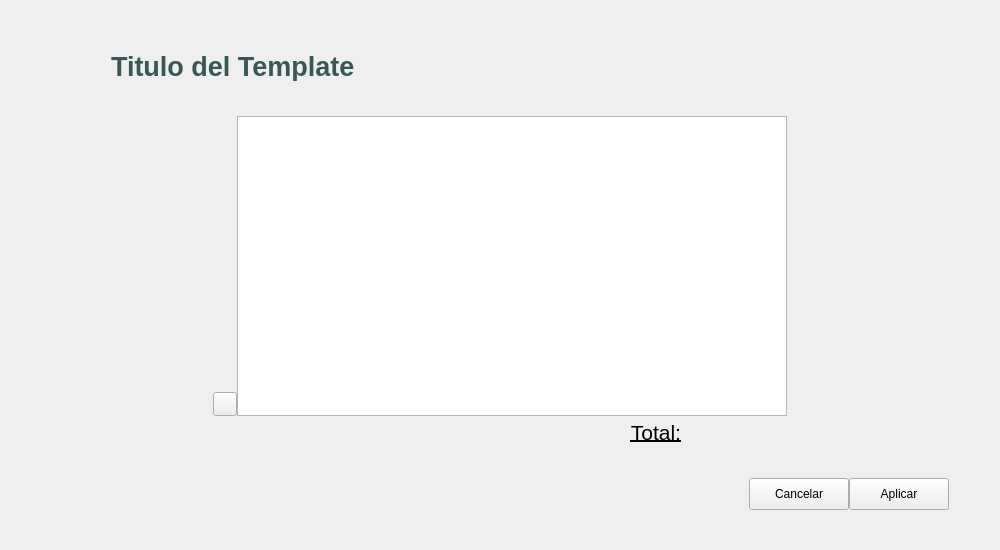
<?xml version="1.0" encoding="UTF-8"?>
<ui version="4.0">
 <class>TableViewTemplate</class>
 <widget class="QWidget" name="TableViewTemplate">
  <property name="geometry">
   <rect>
    <x>0</x>
    <y>0</y>
    <width>1000</width>
    <height>550</height>
   </rect>
  </property>
  <property name="windowTitle">
   <string>Form</string>
  </property>
  <layout class="QGridLayout" name="gridLayout">
   <item row="1" column="0">
    <layout class="QVBoxLayout" name="verticalLayout_5">
     <item>
      <layout class="QHBoxLayout" name="horizontalLayout_7">
       <item>
        <spacer name="horizontalSpacer_4">
         <property name="orientation">
          <enum>Qt::Horizontal</enum>
         </property>
         <property name="sizeHint" stdset="0">
          <size>
           <width>40</width>
           <height>20</height>
          </size>
         </property>
        </spacer>
       </item>
       <item>
        <layout class="QVBoxLayout" name="verticalLayout_2">
         <item>
          <layout class="QHBoxLayout" name="horizontalLayout">
           <property name="spacing">
            <number>0</number>
           </property>
           <item>
            <layout class="QVBoxLayout" name="verticalLayout">
             <property name="spacing">
              <number>0</number>
             </property>
             <item>
              <spacer name="verticalSpacer">
               <property name="orientation">
                <enum>Qt::Vertical</enum>
               </property>
               <property name="sizeHint" stdset="0">
                <size>
                 <width>20</width>
                 <height>40</height>
                </size>
               </property>
              </spacer>
             </item>
             <item>
              <widget class="QPushButton" name="pushBtnNewRow">
               <property name="minimumSize">
                <size>
                 <width>24</width>
                 <height>24</height>
                </size>
               </property>
               <property name="maximumSize">
                <size>
                 <width>24</width>
                 <height>24</height>
                </size>
               </property>
               <property name="icon">
                <iconset resource="../../media.qrc">
                 <normaloff>:/icons/Resources/imgs/icons/setDefault/Hospital-24.png</normaloff>:/icons/Resources/imgs/icons/setDefault/Hospital-24.png</iconset>
               </property>
               <property name="iconSize">
                <size>
                 <width>24</width>
                 <height>24</height>
                </size>
               </property>
              </widget>
             </item>
            </layout>
           </item>
           <item>
            <widget class="QTableView" name="tableView">
             <property name="minimumSize">
              <size>
               <width>550</width>
               <height>300</height>
              </size>
             </property>
             <property name="maximumSize">
              <size>
               <width>16777215</width>
               <height>16777215</height>
              </size>
             </property>
             <property name="alternatingRowColors">
              <bool>true</bool>
             </property>
             <property name="sortingEnabled">
              <bool>true</bool>
             </property>
            </widget>
           </item>
          </layout>
         </item>
         <item>
          <layout class="QHBoxLayout" name="horizontalLayout_3">
           <item>
            <spacer name="horizontalSpacer">
             <property name="orientation">
              <enum>Qt::Horizontal</enum>
             </property>
             <property name="sizeHint" stdset="0">
              <size>
               <width>40</width>
               <height>20</height>
              </size>
             </property>
            </spacer>
           </item>
           <item>
            <layout class="QHBoxLayout" name="horizontalLayout_2">
             <item>
              <widget class="QLabel" name="labelTotalLabel">
               <property name="minimumSize">
                <size>
                 <width>100</width>
                 <height>20</height>
                </size>
               </property>
               <property name="maximumSize">
                <size>
                 <width>100</width>
                 <height>20</height>
                </size>
               </property>
               <property name="font">
                <font>
                 <pointsize>16</pointsize>
                 <underline>true</underline>
                </font>
               </property>
               <property name="text">
                <string>Total:</string>
               </property>
               <property name="alignment">
                <set>Qt::AlignRight|Qt::AlignTrailing|Qt::AlignVCenter</set>
               </property>
              </widget>
             </item>
             <item>
              <widget class="QLabel" name="labelSumTotalHours">
               <property name="minimumSize">
                <size>
                 <width>100</width>
                 <height>20</height>
                </size>
               </property>
               <property name="maximumSize">
                <size>
                 <width>100</width>
                 <height>20</height>
                </size>
               </property>
               <property name="font">
                <font>
                 <pointsize>16</pointsize>
                 <underline>true</underline>
                </font>
               </property>
               <property name="text">
                <string/>
               </property>
               <property name="alignment">
                <set>Qt::AlignLeading|Qt::AlignLeft|Qt::AlignVCenter</set>
               </property>
              </widget>
             </item>
            </layout>
           </item>
          </layout>
         </item>
        </layout>
       </item>
       <item>
        <spacer name="horizontalSpacer_5">
         <property name="orientation">
          <enum>Qt::Horizontal</enum>
         </property>
         <property name="sizeHint" stdset="0">
          <size>
           <width>40</width>
           <height>20</height>
          </size>
         </property>
        </spacer>
       </item>
      </layout>
     </item>
     <item>
      <spacer name="verticalSpacer_4">
       <property name="orientation">
        <enum>Qt::Vertical</enum>
       </property>
       <property name="sizeHint" stdset="0">
        <size>
         <width>20</width>
         <height>40</height>
        </size>
       </property>
      </spacer>
     </item>
    </layout>
   </item>
   <item row="0" column="0">
    <layout class="QVBoxLayout" name="verticalLayout_3">
     <item>
      <spacer name="verticalSpacer_2">
       <property name="orientation">
        <enum>Qt::Vertical</enum>
       </property>
       <property name="sizeType">
        <enum>QSizePolicy::Minimum</enum>
       </property>
       <property name="sizeHint" stdset="0">
        <size>
         <width>20</width>
         <height>40</height>
        </size>
       </property>
      </spacer>
     </item>
     <item>
      <layout class="QHBoxLayout" name="horizontalLayout_4">
       <item>
        <spacer name="horizontalSpacer_2">
         <property name="orientation">
          <enum>Qt::Horizontal</enum>
         </property>
         <property name="sizeType">
          <enum>QSizePolicy::Minimum</enum>
         </property>
         <property name="sizeHint" stdset="0">
          <size>
           <width>100</width>
           <height>20</height>
          </size>
         </property>
        </spacer>
       </item>
       <item>
        <widget class="QLabel" name="labelTitle">
         <property name="minimumSize">
          <size>
           <width>250</width>
           <height>30</height>
          </size>
         </property>
         <property name="maximumSize">
          <size>
           <width>16777215</width>
           <height>30</height>
          </size>
         </property>
         <property name="font">
          <font>
           <pointsize>20</pointsize>
           <weight>75</weight>
           <bold>true</bold>
          </font>
         </property>
         <property name="styleSheet">
          <string notr="true">color: rgb(56,87,86);</string>
         </property>
         <property name="text">
          <string>Titulo del Template</string>
         </property>
        </widget>
       </item>
       <item>
        <spacer name="horizontalSpacer_3">
         <property name="orientation">
          <enum>Qt::Horizontal</enum>
         </property>
         <property name="sizeHint" stdset="0">
          <size>
           <width>40</width>
           <height>20</height>
          </size>
         </property>
        </spacer>
       </item>
      </layout>
     </item>
     <item>
      <spacer name="verticalSpacer_3">
       <property name="orientation">
        <enum>Qt::Vertical</enum>
       </property>
       <property name="sizeHint" stdset="0">
        <size>
         <width>20</width>
         <height>40</height>
        </size>
       </property>
      </spacer>
     </item>
    </layout>
   </item>
   <item row="2" column="0">
    <layout class="QVBoxLayout" name="verticalLayout_4">
     <item>
      <layout class="QHBoxLayout" name="horizontalLayout_6">
       <property name="spacing">
        <number>0</number>
       </property>
       <item>
        <spacer name="horizontalSpacer_6">
         <property name="orientation">
          <enum>Qt::Horizontal</enum>
         </property>
         <property name="sizeHint" stdset="0">
          <size>
           <width>40</width>
           <height>20</height>
          </size>
         </property>
        </spacer>
       </item>
       <item>
        <layout class="QHBoxLayout" name="layouButtonBox">
         <item>
          <widget class="QPushButton" name="pushBtnRevert">
           <property name="minimumSize">
            <size>
             <width>100</width>
             <height>32</height>
            </size>
           </property>
           <property name="text">
            <string>Cancelar</string>
           </property>
          </widget>
         </item>
         <item>
          <widget class="QPushButton" name="pushBtnSubmit">
           <property name="minimumSize">
            <size>
             <width>100</width>
             <height>32</height>
            </size>
           </property>
           <property name="text">
            <string>Aplicar</string>
           </property>
          </widget>
         </item>
        </layout>
       </item>
       <item>
        <spacer name="horizontalSpacer_7">
         <property name="orientation">
          <enum>Qt::Horizontal</enum>
         </property>
         <property name="sizeType">
          <enum>QSizePolicy::Minimum</enum>
         </property>
         <property name="sizeHint" stdset="0">
          <size>
           <width>40</width>
           <height>20</height>
          </size>
         </property>
        </spacer>
       </item>
      </layout>
     </item>
     <item>
      <spacer name="verticalSpacer_6">
       <property name="orientation">
        <enum>Qt::Vertical</enum>
       </property>
       <property name="sizeType">
        <enum>QSizePolicy::Expanding</enum>
       </property>
       <property name="sizeHint" stdset="0">
        <size>
         <width>20</width>
         <height>40</height>
        </size>
       </property>
      </spacer>
     </item>
    </layout>
   </item>
  </layout>
 </widget>
 <resources>
  <include location="../../media.qrc"/>
 </resources>
 <connections/>
</ui>
